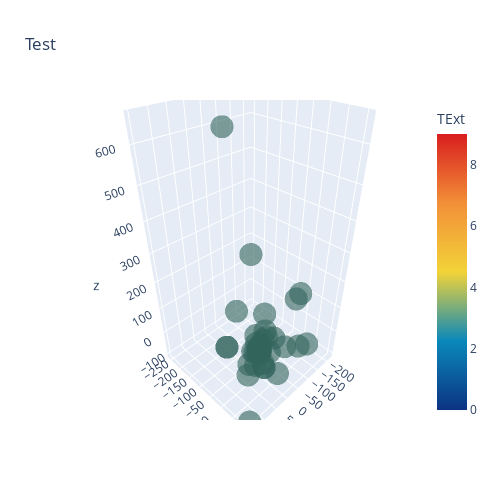

Notebook code cell kept with this figure:
### Code cell
trace1 = go.Scatter3d(
    x = tsne1[:,0],
    y = tsne1[:,1],
    z = tsne1[:,2],
    mode = 'markers',
    marker=dict(
        sizemode = 'diameter',
        color = 'rgb(50,100,92)', #df1_Text.values
        colorscale = 'Portland',
        colorbar = dict(title = 'TExt'),
        line = dict(color = 'rgb(255,255,255)'),
        opacity = 0.60
    )
)

data=[trace1]
layout=dict(height=500, width=500, title='Test')
fig=dict(data=data, layout=layout)
py.iplot(fig, filename='3DBubble')
